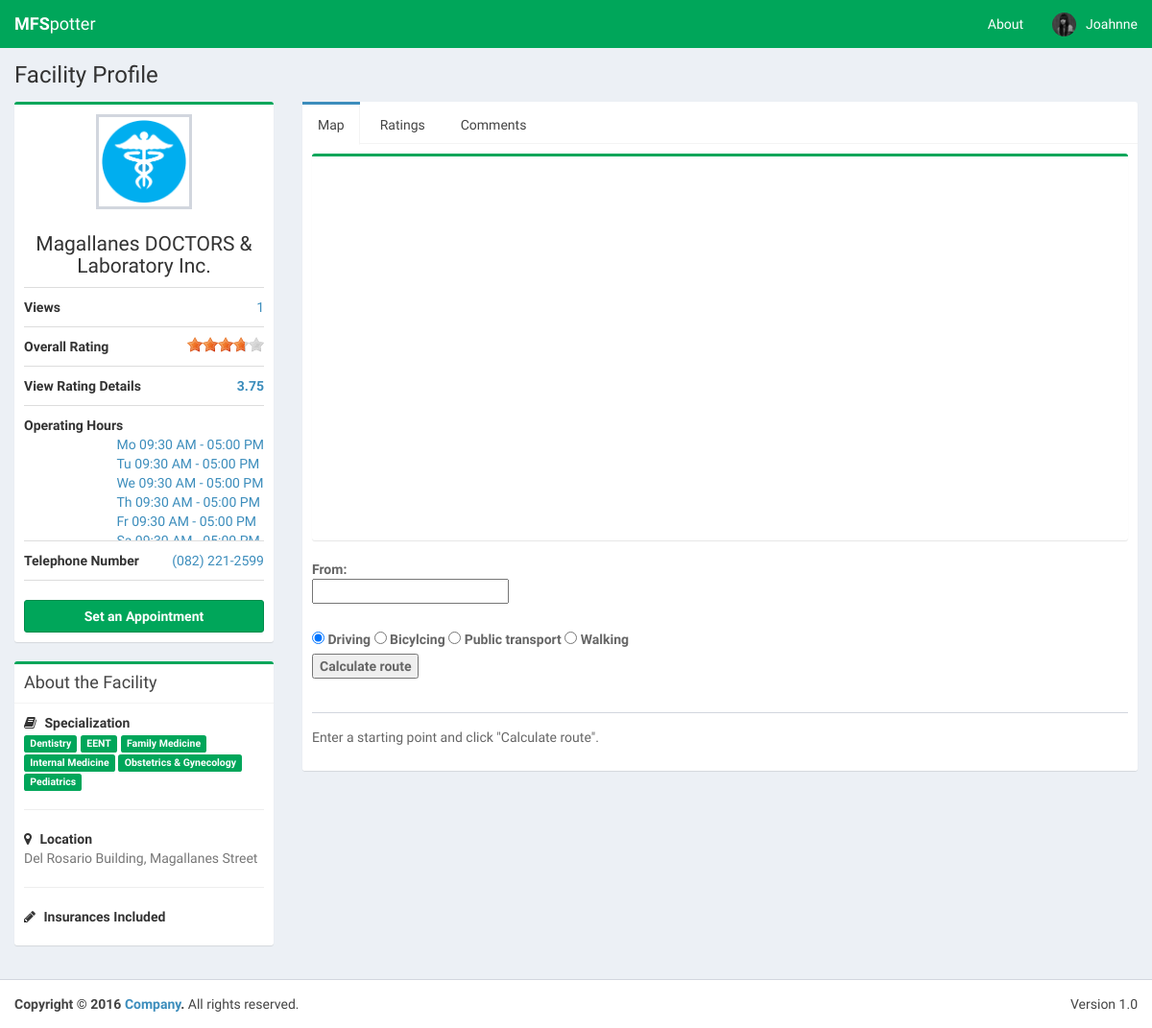
Screenshot of /facilityProfile.php?id=46 (signed in) with the database file from the repository.
### tables this page shows
CREATE TABLE IF NOT EXISTS `facility` (
  `facilityID` int(4) NOT NULL AUTO_INCREMENT,
  `facilityName` varchar(50) NOT NULL,
  `telephoneNumber` text NOT NULL,
  `longhitude` double DEFAULT NULL,
  `latitude` double DEFAULT NULL,
  `address` varchar(40) NOT NULL,
  `facilityPicture` varchar(30) NOT NULL,
  PRIMARY KEY (`facilityID`)
);

### config.php (called while the page is built, shortened)
<?php
$dbname="mfspotter";
?>

### facilityProfile.php (the view, shortened to what this page needs)
<?php
  $facility_id = $_GET["id"];
  include('config.php');
  $operating_period = array();
  $special = array();
  $viewNums = 0;
  $query = "SELECT * FROM `facility` WHERE facilityID = " . $facility_id . " ";
  $result = mysqli_query($connect, $query);
  if(mysqli_num_rows($result) > 0)
  {
    while($row = mysqli_fetch_array($result))
    {
      $facility_name = $row['facilityName'];
      $facility_tel = $row['telephoneNumber'];
      $facility_address = $row['address'];
      $facility_picture = $row['facilityPicture'];
    }
  }
  $query9 = "SELECT COUNT(viewID) AS viewID FROM `views` WHERE facilityID = " . $facility_id . " ";
  $result9 = mysqli_query($connect, $query9);
  if(mysqli_num_rows($result9) > 0)
  {
    while($row9 = mysqli_fetch_array($result9))
    {
      $viewNums = $row9['viewID'];
    }
  }
  $query4 = "SELECT specialization FROM specialization sp, hasspecialization hs, facility f WHERE f.facilityID = hs.facilityID AND sp.specializationID = hs.specializationID AND f.facilityID = " . $facility_id . " ";
  $result4 = mysqli_query($connect, $query4);
  if(mysqli_num_rows($result4) > 0)
  {
    while($row4 = mysqli_fetch_array($result4))
    {
      $special[] = $row4['specialization'];
    }
  }
  $query2 = "SELECT dayofweek, DATE_FORMAT(timeOpened, '%h:%i %p') AS Opening_Time, DATE_FORMAT(timeClosed, '%h:%i %p') AS Closing_Time FROM `operatingperiod` WHERE facilityID = " . $facility_id . " ";
  $result2 = mysqli_query($connect, $query2);
  if(mysqli_num_rows($result2) > 0)
  {
    while($row2 = mysqli_fetch_array($result2))
    {
      $operating_period[] = array($row2['dayofweek'],$row2['Opening_Time'], $row2['Closing_Time']);
    }
  }
function getOverallVotePerID($id){
  include('config.php');
  $query = "SELECT AVG(rating) as overall, (SELECT AVG(rating) as last FROM rating WHERE dateRated <= DATE_SUB(NOW(),INTERVAL 1 YEAR) AND rating.facilityID = ".$id.")/2 as oneYearBefore
  FROM rating, facility
  WHERE rating.facilityID = facility.facilityID AND facility.facilityID = ".$id."
            AND dateRated >= DATE_SUB(NOW(),INTERVAL 1 YEAR)
            GROUP BY facility.facilityID";
  $result = mysqli_query($connect, $query);
  if(mysqli_num_rows($result) > 0)
  {
    while($row = mysqli_fetch_array($result))
    {
      if($row['oneYearBefore'] == null)
      {
        return number_format($row['overall'],2);
      }
      else
      {
        return number_format(($row['overall'] + $row['oneYearBefore'])/2 ,2);
      }
    }
  }
  else
  {
    return 0;
  }
}
?>
<!DOCTYPE html>
<html>
<head>
  <link rel="stylesheet" href="bootstrap/css/bootstrap.min.css">
  <link rel="stylesheet" href="https://cdnjs.cloudflare.com/ajax/libs/font-awesome/4.5.0/css/font-awesome.min.css">
  <link rel="stylesheet" href="https://cdnjs.cloudflare.com/ajax/libs/ionicons/2.0.1/css/ionicons.min.css">
  <link rel="stylesheet" href="dist/css/AdminLTE.min.css">
  <link rel="stylesheet" href="dist/css/skins/_all-skins.min.css">
  <link rel="stylesheet" href="plugins/rateit-scripts/rateit.css">
  <link rel="stylesheet" href="http://maxcdn.bootstrapcdn.com/font-awesome/latest/css/font-awesome.min.css">
  <link rel="stylesheet" href="dist/themes/fontawesome-stars.css">
  <link rel="stylesheet" href="dist/themes/fontawesome-stars-o.css">
</head>
<body class="hold-transition skin-green layout-top-nav" onload="load()">
<div class="wrapper">
   <header class="main-header">
    <nav class="navbar navbar-static-top">
      <div class="navbar-header">
        <a href="/mfspotter/Landing.php" class="navbar-brand"><b>MFS</b>potter</a>
      </div>
        <div class="navbar-custom-menu">
          <ul class="nav navbar-nav">
            <li><a href="#">About</a></li>
          <?php
            include("config.php");
            include("header.php");
          ?>
          </li>
        </ul>
      </div>
    </nav>
  </header>
  <div class="content-wrapper">
      <section class="content-header">
        <h1>
          Facility Profile
        </h1>
      </section>
      <section class="content">
        <div class="row">
          <div class="col-md-3">
            <div class="box box-primary box-success">
              <div class="box-body box-profile">
                <img class="profile-user-img img-responsive" src="/mfspotter/dist/img/facilitypic/<?php echo $facility_picture ?>.jpg" alt="User profile picture">
                <h3 class="profile-username text-center"><?php echo $facility_name ?></h3>
                <ul class="list-group list-group-unbordered">
                  <li class="list-group-item">
                    <b>Views</b>
                        <a class="pull-right">
                          <?php echo $viewNums ?>
                        </a>
                  </li>
                  <li class="list-group-item">
                    <b>Overall Rating</b>
                        <a class="pull-right">
                          <div class="rateit" data-rateit-value="<?php echo getOverallVotePerID($facility_id)?>"  data-rateit-ispreset="true" data-rateit-readonly="true">
                          </div>
                        </a>
                  </li>
                  <li class="list-group-item">
                    <b>View Rating Details</b>
                        <a class="pull-right">
                         <b><a data-toggle="modal" href="#ratingDetailsModal" class="pull-right"><?php echo number_format(getOverallVotePerID($facility_id),2)?></a></b>
                        </a>
                  </li>
                  <li class="list-group-item">
                    <b>Operating Hours</b> <a class="pull-right">
                    <?php
                      for($row = 0; $row < count($operating_period); $row++)
                      {
                        if($operating_period[$row][0] == 0)
                        {
                          $operating_period[$row][0] = "Su";
                        }
                        else if($operating_period[$row][0] == 1)
                        {
                          $operating_period[$row][0] = "Mo";
                        }
                        else if($operating_period[$row][0] == 2)
                        {
                          $operating_period[$row][0] = "Tu";
                        }
                        else if($operating_period[$row][0] == 3)
                        {
                          $operating_period[$row][0] = "We";
                        }
                        else if($operating_period[$row][0] == 4)
                        {
                          $operating_period[$row][0] = "Th";
                        }
                        else if($operating_period[$row][0] == 5)
                        {
                          $operating_period[$row][0] = "Fr";
                        }
                        else if($operating_period[$row][0] == 6)
                        {
                          $operating_period[$row][0] = "Sa";
                        }
                        echo ''. $operating_period[$row][0] . ' '. $operating_period[$row][1] .' - '. $operating_period[$row][2] ;
                        echo '<br/>';
                      }
                    ?>
                    </a>
                  </li>
                  <li class="list-group-item">
                    <b>Telephone Number</b> <a class="pull-right"><?php echo $facility_tel ?></a>
                  </li>
                </ul>
                 <a href="appointment.php?id=<?php echo $facility_id ?>" class="btn btn-success btn-block"><b>Set an Appointment</b></a>
              </div>
            </div>
            <div class="box box-primary box-success">
              <div class="box-header with-border">
                <h3 class="box-title">About the Facility</h3>
              </div>
              <div class="box-body">
                <strong><i class="fa fa-book margin-r-5"></i> Specialization</strong>
                <p class="text-muted">
                  <?php
                    foreach($special as $sp)
                    {
                      echo '<span class="label label-success">'. $sp .'</span> ';
                    }
                  ?>
                </p>
                <hr>
                <strong><i class="fa fa-map-marker margin-r-5"></i> Location</strong>
                <p class="text-muted"><?php echo $facility_address ?></p>
                <hr>
                <strong><i class="fa fa-pencil margin-r-5"></i> Insurances Included</strong>
              </div>
            </div>
          </div>
        <div class="col-md-9">
          <div class="nav-tabs-custom">
            <ul class="nav nav-tabs">
              <li class="active"><a href="#ltab_1" data-toggle="tab">Map</a></li>
              <li><a href="#ltab_2" data-toggle="tab">Ratings</a></li>
              <li><a href="#ltab_3" data-toggle="tab">Comments</a></li>
            </ul>
            <div class="tab-content">
              <div class="tab-pane active" id="ltab_1">
                <div class="box box-primary box-success">
                  <div id="viewfaci_map" style="position: relative; width:100%; height:400px"></div>
                </div>
                <div class="post">
                  <div class="user-block">
                      <label>
                        From: <br />
                        <input type="text" id="routeStart">
                              <br><a href="#" class="autoLink" style="display: none;">Use current location: <span>not found</span></a>
                      </label>
                        <br>
                        <label>
                        <br>
                      <label><input type="radio" name="travelMode" value="DRIVING" checked /> Driving</label>
                      <label><input type="radio" name="travelMode" value="BICYCLING" /> Bicylcing</label>
                      <label><input type="radio" name="travelMode" value="TRANSIT" /> Public transport</label>
                      <label><input type="radio" name="travelMode" value="WALKING" /> Walking</label>
                      <br><input type="submit" value="Calculate route" onclick="calcRoute();return false">
                  </div>
                </div>
                <div class="post">
                  <div class="user-block">
                    <div id="directionsPanel">
                      Enter a starting point and click "Calculate route".
                    </div>
                  </div>
                </div>
              </div>
            </div>
          </div>
        </div>
        </div>
        </div>
  </div>
  <footer class="main-footer">
    <div class="pull-right hidden-xs">
      Version 1.0
    </div>
    <strong>Copyright &copy; 2016 <a href="#">Company</a>.</strong> All rights reserved.
  </footer>
</body>
</html>

### rows the page displays
facility: facilityPicture (placeholder picture), facilityName "Magallanes DOCTORS & Laboratory Inc.", telephoneNumber "(082) 221-2599", address "Del Rosario Building, Magallanes Street"

### other values shown
$_SESSION["firstname"] "Joahnne"
$viewNums "1"
getOverallVotePerID($facility_id) "3.75"
$operating_period[$row][0] "Mo"
$operating_period[$row][1] "09:30 AM"
$operating_period[$row][2] "05:00 PM"
$operating_period[$row][0] "Tu"
$operating_period[$row][0] "We"
$operating_period[$row][0] "Th"
$operating_period[$row][0] "Fr"
$sp "Dentistry"
$sp "EENT"
$sp "Family Medicine"
$sp "Internal Medicine"
$sp "Obstetrics & Gynecology"
